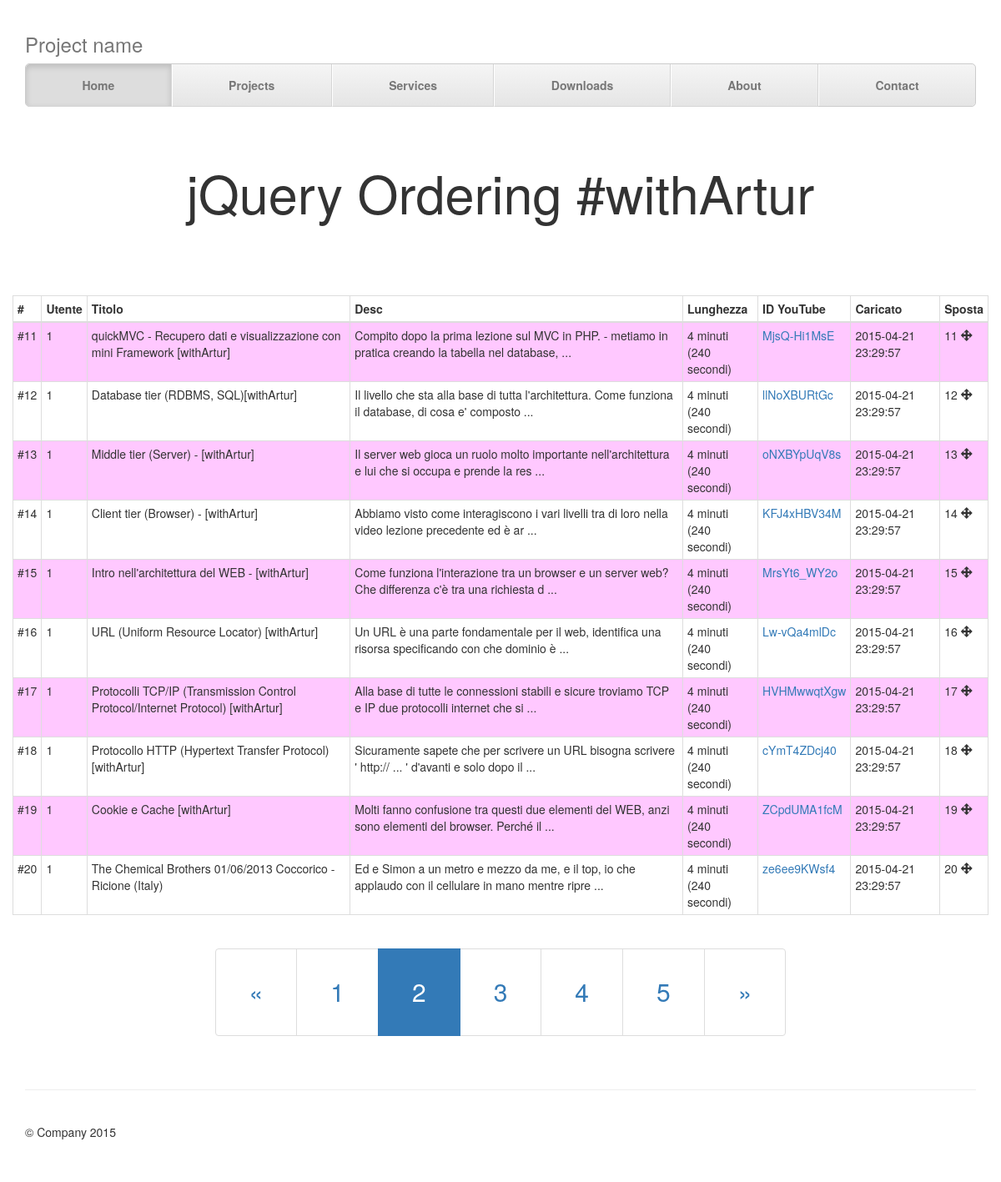
The app's page /index.php?page=2 with its own data.
### tables this page shows
CREATE TABLE IF NOT EXISTS `jowa_videos` (
  `id` bigint(20) unsigned NOT NULL,
  `user_id` bigint(20) unsigned NOT NULL,
  `position` bigint(20) unsigned NOT NULL,
  `title` varchar(255) NOT NULL,
  `description` text NOT NULL,
  `lenght_seconds` int(10) unsigned NOT NULL,
  `id_youtube` varchar(255) NOT NULL,
  `ts_uploaded` timestamp NOT NULL DEFAULT CURRENT_TIMESTAMP
);

### libraries/Mysqli.php (called while the page is built, shortened)
<?php
class Database_Mysqli {
    private $query;
    private $_connection = null;
    private $result;
    public $charset = 'utf8';
    public function config($host = null, $user = null, $password = null, $database = null, $charset = null, $port = null, $socket = null){
        $this->host = ($host != null)?$host:$this->host;
        $this->user = ($user != null)?$user:$this->user;
        $this->password = ($password != null)?$password:$this->password;
        $this->database = ($database != null)?$database:$this->database;
        $this->charset = ($charset != null)?$charset:$this->charset;
        $this->port = ($port != null)?$port:$this->port;
        $this->socket = ($socket != null)?$socket:$this->socket;
        return true;
    }
    public function _connect(){
        if($this->_connection) {
            return;
        }
        $this->_connection = new mysqli($this->host, $this->user, $this->password, $this->database, $this->port, $this->socket);
        if(mysqli_connect_errno()){
            $this->_disconnect();
            throw new Exception('No Connect to DB error: '. mysqli_connect_error());
        } else
            $this->_connection->set_charset($this->charset);
        return true;
    }
    public function query($sql = null){
        if($sql != null)
            $this->query = $sql;
        $this->result = $this->_connection->query($this->query);
        return $this->result;
    }
    public function fetch($style = null, $result = null)
    {
        $row = false;
        switch ($style) {
            case'FETCH_NUM':
                $row = $this->result->num_rows;
                break;
        }
        return $row;
    }
    public function fetchAll($style = null, $result = null)
    {
        $row = false;
        switch ($style) {
            case'FETCH_OBJ':
                while($res = $this->result->fetch_object()){
                    $row[] = $res;
                }
            break;
        }
        return $row;
    }
    public function __set($name, $value){
        if(isset($this->$name) || $this->$name == null){
            return true;
        }
        return false;
    }
    public function __get($name){
        return (isset($this->$name)) ? $this->$name : null;
    }
}
?>

### index.php (the view, shortened to what this page needs)
<?php
require_once 'libraries/Mysqli.php';
$db = new Database_Mysqli('localhost', 'root', '', 'jowa');
$db->query('SELECT * FROM jowa_videos');
$videos_num = $db->fetch(Database_Mysqli::FETCH_NUM);
$real_page = (isset($_GET['page'])) ? $_GET['page'] : 1;
$page = $real_page - 1;
$offset = $page * 10;
$limit = 10;
$db->query("SELECT * FROM jowa_videos ORDER BY position ASC LIMIT {$offset}, {$limit}");
$videos = $db->fetchAll(Database_Mysqli::FETCH_OBJ);
?>
<!doctype html>
<html class="no-js" lang="">
    <head>
		<link rel="stylesheet" href="https://maxcdn.bootstrapcdn.com/bootstrap/3.3.4/css/bootstrap.min.css">
        <link rel="stylesheet" href="css/style.css">
    </head>
    <body>
    <div class="container">
      <div class="masthead">
        <h3 class="text-muted">Project name</h3>
        <nav>
          <ul class="nav nav-justified">
            <li class="active"><a href="#">Home</a></li>
            <li><a href="#">Projects</a></li>
            <li><a href="#">Services</a></li>
            <li><a href="#">Downloads</a></li>
            <li><a href="#">About</a></li>
            <li><a href="#">Contact</a></li>
          </ul>
        </nav>
      </div>
      <div class="jumbotron">
        <h1>jQuery Ordering #withArtur</h1>
      </div>
        <div class="row">
            <table class="table table-striped table-hover table-bordered table-condensed">
                <thead>
                    <th>#</th>
                    <th>Utente</th>
                    <th>Titolo</th>
                    <th>Desc</th>
                    <th>Lunghezza</th>
                    <th>ID YouTube</th>
                    <th>Caricato</th>
                    <th>Sposta</th>
                </thead>
                <tbody id="sortable">
                    <?php foreach($videos as $video): ?>
                    <tr class="ui-state-default" data-elementid="<?php echo $video->id; ?>">
                        <td class="">
                            #<?php echo $video->id; ?>
                        </td>
                        <td><?php echo $video->user_id; ?></td>
                        <td><?php echo $video->title; ?></td>
                        <td>
                            <?php echo substr($video->description, 0, 100); ?>
                            ...
                        </td>
                        <td>
                            <?php echo $video->lenght_seconds / 60; ?> minuti
                            <br>
                            (<?php echo $video->lenght_seconds; ?> secondi)
                        </td>
                        <td><a href="https://youtu.be/<?php echo $video->id_youtube; ?>" target="_blank"><?php echo $video->id_youtube; ?></a></td>
                        <td><?php echo $video->ts_uploaded; ?></td>
						<td class="srtbl-move">
                            <?php echo $video->position; ?>
                            <i class="glyphicon glyphicon-move"></i>
                        </td>
                    </tr>
                    <?php endforeach; ?>
                </tbody>
            </table>
            <nav class="text-center">
                <ul id="pagination" class="pagination">
                  <li>
                    <a href="#" aria-label="Previous" class="connectPage">
                      <span aria-hidden="true">&laquo;</span>
                    </a>
                  </li>
                    <?php for($p=1;$p<=$videos_num/10;$p++): ?>
                        <li class="<?php echo ($real_page == $p) ? 'active' : ''; ?>"><a href="/index.php?page=<?php echo $p; ?>" class="connectPage" data-page="<?php echo $p; ?>"><?php echo $p; ?></a></li>
                    <?php endfor; ?>
                  <li>
                    <a href="#" aria-label="Next" class="connectPage">
                      <span aria-hidden="true">&raquo;</span>
                    </a>
                  </li>
                </ul>
        </div>
        <footer class="footer">
            <p>&copy; Company 2015</p>
        </footer>
        </div>
    </body>
</html>

### css/style.css (style rules this page uses)
html { color: #222; font-size: 1em; line-height: 1.4; }
body { padding-top: 20px; }
.footer { padding-top: 40px; padding-bottom: 40px; margin-top: 40px; border-top: 1px solid #eee; }
.jumbotron { text-align: center; background-color: transparent; }
.nav-justified { background-color: #eee; border: 1px solid #ccc; border-radius: 5px; }
.nav-justified > li > a { padding-top: 15px; padding-bottom: 15px; margin-bottom: 0; font-weight: bold; color: #777; text-align: center; background-color: #e5e5e5; background-image: -webkit-gradient(linear, left top, left bottom, from(#f5f5f5), to(#e5e5e5)); background-image: -webkit-linear-gradient(top, #f5f5f5 0%, #e5e5e5 100%); background-image: -o-linear-gradient(top, #f5f5f5 0%, #e5e5e5 100%); background-image: -webkit-gradient(linear, left top, left bottom, from(top), color-stop(0%, #f5f5f5), to(#e5e5e5)); background-image: linear-gradient(top, #f5f5f5 0%, #e5e5e5 100%); filter: progid:DXImageTransform.Microsoft.gradient( startColorstr='#f5f5f5', endColorstr='#e5e5e5',GradientType=0 ); background-repeat: repeat-x; border-bottom: 1px solid #d5d5d5; }
.nav-justified > .active > a, .nav-justified > .active > a:hover, .nav-justified > .active > a:focus { background-color: #ddd; background-image: none; -webkit-box-shadow: inset 0 3px 7px rgba(0,0,0,.15); box-shadow: inset 0 3px 7px rgba(0,0,0,.15); }
.nav-justified > li:first-child > a { border-radius: 5px 5px 0 0; }
.nav-justified > li:last-child > a { border-bottom: 0; border-radius: 0 0 5px 5px; }
@media (min-width: 768px) { .nav-justified { max-height: 52px; } }
@media (min-width: 768px) { .nav-justified > li > a { border-right: 1px solid #d5d5d5; border-left: 1px solid #fff; } }
@media (min-width: 768px) { .nav-justified > li:first-child > a { border-left: 0; border-radius: 5px 0 0 5px; } }
@media (min-width: 768px) { .nav-justified > li:last-child > a { border-right: 0; border-radius: 0 5px 5px 0; } }
@media screen and (min-width: 768px) { .masthead, .marketing, .footer { padding-right: 0; padding-left: 0; } }

### index.php (style rules this page uses)
.table-striped > tbody > tr:nth-of-type(2n+1) { background-color: #ffc8ff; }
#pagination a { font-size: 30px; padding: 30px 40px; }

### records on screen
jowa_videos: id "11", user "1", title "quickMVC - Recupero dati e visualizzazione con mini Framework [withArtur]", description "Compito dopo la prima lezione sul MVC in PHP. - metiamo in pratica creando la tabella nel database,", $video->lenght_seconds/60 "4", lenght_seconds "240", id_youtube "MjsQ-Hi1MsE", ts_uploaded "2015-04-21 23:29:57", position "11"
jowa_videos: id "12", user "1", title "Database tier (RDBMS, SQL)[withArtur]", description "Il livello che sta alla base di tutta l'architettura. Come funziona il database, di cosa e' composto", $video->lenght_seconds/60 "4", lenght_seconds "240", id_youtube "llNoXBURtGc", ts_uploaded "2015-04-21 23:29:57", position "12"
jowa_videos: id "13", user "1", title "Middle tier (Server) - [withArtur]", description "Il server web gioca un ruolo molto importante nell'architettura e lui che si occupa e prende la res", $video->lenght_seconds/60 "4", lenght_seconds "240", id_youtube "oNXBYpUqV8s", ts_uploaded "2015-04-21 23:29:57", position "13"
jowa_videos: id "14", user "1", title "Client tier (Browser) - [withArtur]", description "Abbiamo visto come interagiscono i vari livelli tra di loro nella video lezione precedente ed è ar", $video->lenght_seconds/60 "4", lenght_seconds "240", id_youtube "KFJ4xHBV34M", ts_uploaded "2015-04-21 23:29:57", position "14"
jowa_videos: id "15", user "1", title "Intro nell'architettura del WEB - [withArtur]", description "Come funziona l'interazione tra un browser e un server web? Che differenza c'è tra una richiesta d", $video->lenght_seconds/60 "4", lenght_seconds "240", id_youtube "MrsYt6_WY2o", ts_uploaded "2015-04-21 23:29:57", position "15"
jowa_videos: id "16", user "1", title "URL (Uniform Resource Locator) [withArtur]", description "Un URL è una parte fondamentale per il web, identifica una risorsa specificando con che dominio è", $video->lenght_seconds/60 "4", lenght_seconds "240", id_youtube "Lw-vQa4mlDc", ts_uploaded "2015-04-21 23:29:57", position "16"
jowa_videos: id "17", user "1", title "Protocolli TCP/IP (Transmission Control Protocol/Internet Protocol) [withArtur]", description "Alla base di tutte le connessioni stabili e sicure troviamo TCP e IP due protocolli internet che si", $video->lenght_seconds/60 "4", lenght_seconds "240", id_youtube "HVHMwwqtXgw", ts_uploaded "2015-04-21 23:29:57", position "17"
jowa_videos: id "18", user "1", title "Protocollo HTTP (Hypertext Transfer Protocol) [withArtur]", description "Sicuramente sapete che per scrivere un URL bisogna scrivere ' http:// ... ' d'avanti e solo dopo il", $video->lenght_seconds/60 "4", lenght_seconds "240", id_youtube "cYmT4ZDcj40", ts_uploaded "2015-04-21 23:29:57", position "18"
jowa_videos: id "19", user "1", title "Cookie e Cache [withArtur]", description "Molti fanno confusione tra questi due elementi del WEB, anzi sono elementi del browser. Perché il", $video->lenght_seconds/60 "4", lenght_seconds "240", id_youtube "ZCpdUMA1fcM", ts_uploaded "2015-04-21 23:29:57", position "19"
jowa_videos: id "20", user "1", title "The Chemical Brothers 01/06/2013 Coccorico - Ricione (Italy)", description "Ed e Simon a un metro e mezzo da me, e il top, io che applaudo con il cellulare in mano mentre ripre", $video->lenght_seconds/60 "4", lenght_seconds "240", id_youtube "ze6ee9KWsf4", ts_uploaded "2015-04-21 23:29:57", position "20"
